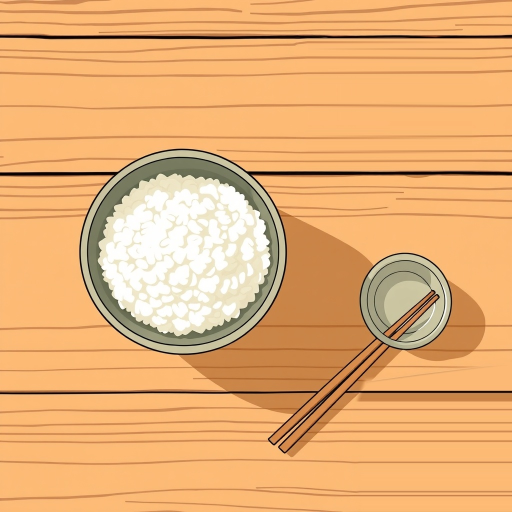
#> input picture scratch/production-smoke/video001/assets/shot-08-vb2.jpg, 1024 x 1024 px, found by its file name (shown at 1/2 size)
$ python check_source_plank3.py
#> lines starting #> are read from the running program, lines starting #| are printed output that depends on the picture
from PIL import Image
import numpy as np

img = Image.open("scratch/production-smoke/video001/assets/shot-08-vb2.jpg")
#> img is the input picture: PIL image 1024x1024 RGB; mean R, G, B 231.1, 175, 116.9
arr = np.array(img)

# In x = 50..350, y = 787..1024
# Check if any pixels have R < 235 (except grain lines which have R ~ 200..210)
block = arr[787:1024, 50:350, :]
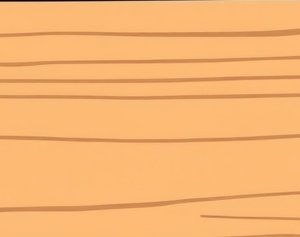
#> block: shape (237, 300, 3); mean R, G, B 246.8, 180.6, 113.7
print("Block shape:", block.shape)
#| Block shape: (237, 300, 3)

# Check dark pixels (R < 100)
dark = np.where(block[:, :, 0] < 100)
#> dark = 150 positions, rows 0 to 0, columns 0 to 149
print("Pixels with R < 100 (excluding top divider):", len(dark[0][dark[0] > 6]))
#| Pixels with R < 100 (excluding top divider): 0

# Save this block as image to visually inspect
b_img = Image.fromarray(block)
b_img.save("scratch/test_source_plank3.jpg")
print("Saved test_source_plank3.jpg")

$ run again, with scratch/production-smoke/video001/assets/shot-09-vb2.jpg copied over scratch/production-smoke/video001/assets/shot-08-vb2.jpg
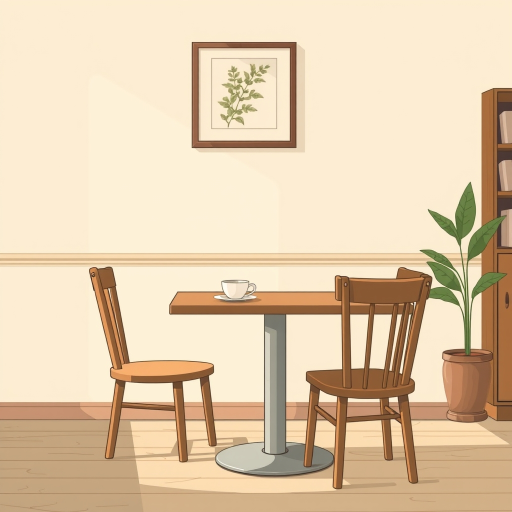
#> input picture scratch/production-smoke/video001/assets/shot-09-vb2.jpg, 1024 x 1024 px, found by its file name (shown at 1/2 size)
#> img is the input picture: PIL image 1024x1024 RGB; mean R, G, B 226, 203.2, 172.5
#> `block = arr[787:1024, 50:350, :]`:
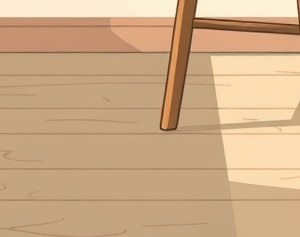
#> block: shape (237, 300, 3); mean R, G, B 205.5, 171.6, 134
#| Block shape: (237, 300, 3)
#> dark = 360 positions, rows 0 to 130, columns 160 to 299
#| Pixels with R < 100 (excluding top divider): 350
